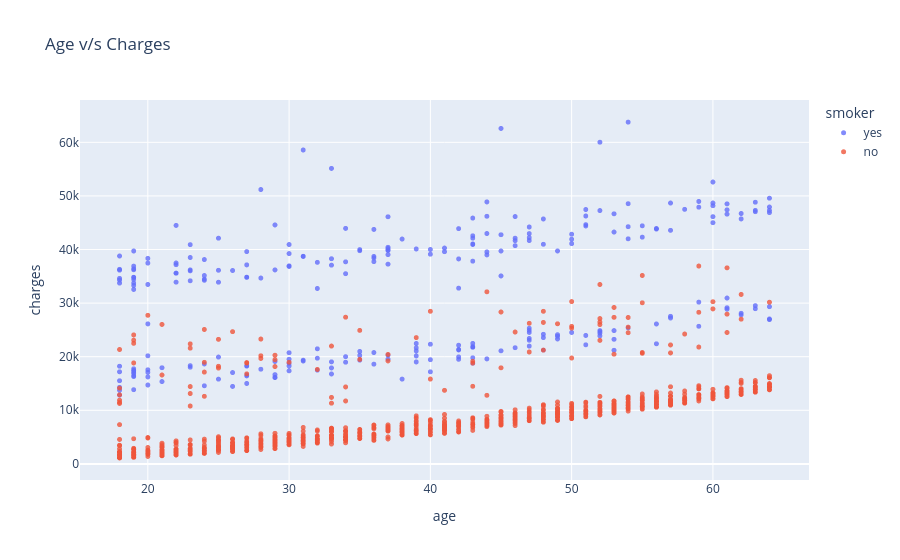

Source (notebook cell):
### Code cell
fig = px.scatter(df,
                 x="age",
                 y="charges",
                 title="Age v/s Charges",
                 opacity=0.8,
                 color="smoker",
                 hover_data=["sex"])
fig.update_traces(marker_size=5)
fig.show()

### Figure 1 — Plotly figure (JSON) as saved in the notebook; plotly's stock layout.template omitted (floating-point values rounded to 4 significant figures; data arrays with more than 128 entries replaced by an {"elided": "..."} marker saying what was removed)
{"data": [{"customdata": {"elided": "274x1 str values"}, "hovertemplate": "smoker=yes<br>age=%{x}<br>charges=%{y}<br>sex=%{customdata[0]}<extra></extra>", "legendgroup": "yes", "marker": {"color": "#636efa", "opacity": 0.8, "size": 5, "symbol": "circle"}, "mode": "markers", "name": "yes", "showlegend": true, "type": "scattergl", "x": {"elided": "274 int values"}, "xaxis": "x", "y": {"elided": "274 float values"}, "yaxis": "y"}, {"customdata": {"elided": "1064x1 str values"}, "hovertemplate": "smoker=no<br>age=%{x}<br>charges=%{y}<br>sex=%{customdata[0]}<extra></extra>", "legendgroup": "no", "marker": {"color": "#EF553B", "opacity": 0.8, "size": 5, "symbol": "circle"}, "mode": "markers", "name": "no", "showlegend": true, "type": "scattergl", "x": {"elided": "1064 int values"}, "xaxis": "x", "y": {"elided": "1064 float values"}, "yaxis": "y"}], "layout": {"legend": {"title": {"text": "smoker"}, "tracegroupgap": 0}, "title": {"text": "Age v/s Charges"}, "xaxis": {"anchor": "y", "domain": [0, 1], "title": {"text": "age"}}, "yaxis": {"anchor": "x", "domain": [0, 1], "title": {"text": "charges"}}}}
